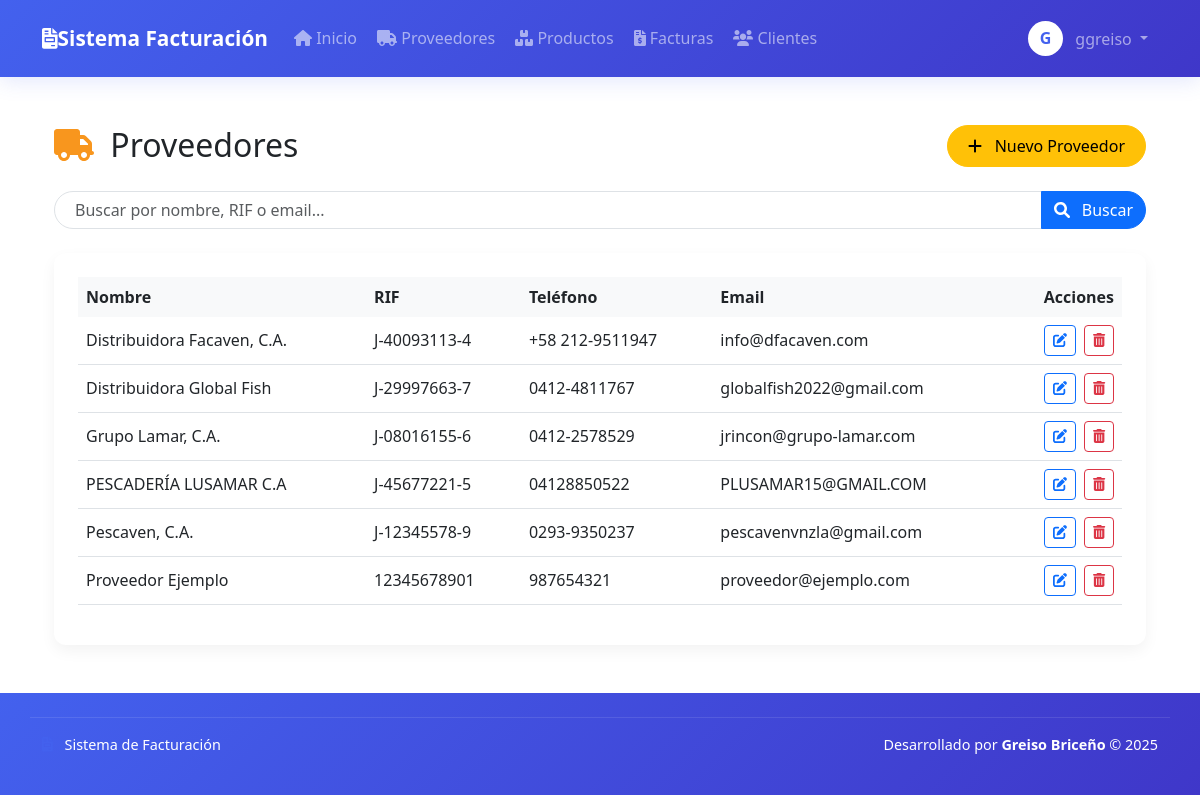
Page /modules/providers/list.php (signed in) on the committed database.
### tables this page shows
CREATE TABLE `providers` (
  `id` int(11) NOT NULL,
  `name` varchar(100) NOT NULL,
  `ruc` varchar(20) DEFAULT NULL,
  `address` text,
  `phone` varchar(20) DEFAULT NULL,
  `email` varchar(100) DEFAULT NULL,
  `created_at` timestamp NOT NULL DEFAULT CURRENT_TIMESTAMP,
  `updated_at` timestamp NULL DEFAULT NULL ON UPDATE CURRENT_TIMESTAMP,
  `created_by` int(11) DEFAULT NULL,
  `updated_by` int(11) DEFAULT NULL,
  `action_type` enum('created','updated','deleted') DEFAULT 'created'
);

### modules/providers/list.php (the view, shortened to what this page needs)
<?php
$page = isset($_GET['page']) ? (int)$_GET['page'] : 1;
$per_page = 10;
$offset = ($page - 1) * $per_page;
$search = isset($_GET['search']) ? $conn->real_escape_string($_GET['search']) : '';
$sql = "SELECT * FROM providers
        WHERE name LIKE '%$search%' OR ruc LIKE '%$search%' OR email LIKE '%$search%'
        ORDER BY name
        LIMIT $offset, $per_page";
$providers = $conn->query($sql)->fetch_all(MYSQLI_ASSOC);
require_once dirname(__DIR__, 2) . '/includes/header.php';
?>
<div class="container py-4">
    <div class="d-flex justify-content-between align-items-center mb-4">
        <h2 class="mb-0">
            <i class="fas fa-truck me-2" style="color: #f8961e;"></i>
            <span style="color: #212529;">Proveedores</span>
        </h2>
        <div>
            <a href="add.php" class="btn btn-warning btn-module">
                <i class="fas fa-plus me-2"></i> Nuevo Proveedor
            </a>
        </div>
    </div>
    <form class="mb-4">
        <div class="input-group">
            <input type="text" name="search" class="form-control search-box" placeholder="Buscar por nombre, RIF o email..." value="<?= htmlspecialchars($search) ?>">
            <button class="btn btn-primary search-btn" type="submit">
                <i class="fas fa-search me-2"></i> Buscar
            </button>
        </div>
    </form>
    <div class="card card-module">
        <div class="card-body p-4">
            <div class="table-responsive">
                <table class="table table-module">
                    <thead>
                        <tr>
                            <th class="border-0">Nombre</th>
                            <th class="border-0">RIF</th>
                            <th class="border-0">Teléfono</th>
                            <th class="border-0">Email</th>
                            <th class="border-0 text-end">Acciones</th>
                        </tr>
                    </thead>
                    <tbody>
                        <?php if (empty($providers)): ?>
                            <tr>
                                <td colspan="5" class="text-center py-4 text-muted">
                                    <i class="fas fa-info-circle me-2"></i> No se encontraron proveedores
                                </td>
                            </tr>
                        <?php else: ?>
                            <?php foreach ($providers as $provider): ?>
                            <tr>
                                <td class="align-middle"><?= htmlspecialchars($provider['name']) ?></td>
                                <td class="align-middle"><?= htmlspecialchars($provider['ruc']) ?></td>
                                <td class="align-middle"><?= htmlspecialchars($provider['phone']) ?></td>
                                <td class="align-middle"><?= htmlspecialchars($provider['email']) ?></td>
                                <td class="text-end align-middle">
                                    <div class="d-inline-flex">
                                        <a href="edit.php?id=<?= $provider['id'] ?>" class="btn btn-sm btn-outline-primary me-2" title="Editar">
                                            <i class="fas fa-edit"></i>
                                        </a>
                                        <a href="delete.php?id=<?= $provider['id'] ?>" class="btn btn-sm btn-outline-danger" title="Eliminar" onclick="return confirm('¿Estás seguro de eliminar este proveedor?')">
                                            <i class="fas fa-trash-alt"></i>
                                        </a>
                                    </div>
                                </td>
                            </tr>
                            <?php endforeach; ?>
                        <?php endif; ?>
                    </tbody>
                </table>
            </div>
        </div>
    </div>
</div>
<?php
require_once dirname(__DIR__, 2) . '/includes/footer.php';
?>

### includes/header.php (style rules this page uses)
:root { --primary-color: #4361ee; --secondary-color: #3f37c9; --accent-color: #4895ef; --light-color: #f8f9fa; --dark-color: #212529; --success-color: #4cc9f0; --info-color: #4895ef; --warning-color: #f8961e; --danger-color: #f72585; }

### modules/providers/list.php (style rules this page uses)
.card-module { border: none; border-radius: 12px; box-shadow: 0 6px 15px rgba(0, 0, 0, 0.05); overflow: hidden; }
.btn-module { border-radius: 50px; padding: 8px 20px; font-weight: 500; transition: all 0.3s; }
.table-module { border-collapse: separate; border-spacing: 0; }
.table-module thead th { border-bottom: 2px solid #e9ecef; background-color: #f8f9fa; font-weight: 600; }
.search-box { border-radius: 50px; padding-left: 20px; }
.search-btn { border-top-right-radius: 50px !important; border-bottom-right-radius: 50px !important; }

### rows in the picture
providers: name "Distribuidora Facaven, C.A.", ruc "J-40093113-4", phone "+58 212-9511947", email "info@dfacaven.com"
providers: name "Distribuidora Global Fish", ruc "J-29997663-7", phone "0412-4811767", email "globalfish2022@gmail.com"
providers: name "Grupo Lamar, C.A.", ruc "J-08016155-6", phone "0412-2578529", email "jrincon@grupo-lamar.com"
providers: name "PESCADERÍA LUSAMAR C.A", ruc "J-45677221-5", phone "04128850522", email "PLUSAMAR15@GMAIL.COM"
providers: name "Pescaven, C.A.", ruc "J-12345578-9", phone "0293-9350237", email "pescavenvnzla@gmail.com"
providers: name "Proveedor Ejemplo", ruc "12345678901", phone "987654321", email "proveedor@ejemplo.com"

### other values in the picture
substr(htmlspecialchars($_SESSION['username']), 0, 1) "G"
$_SESSION['username'] "ggreiso"
